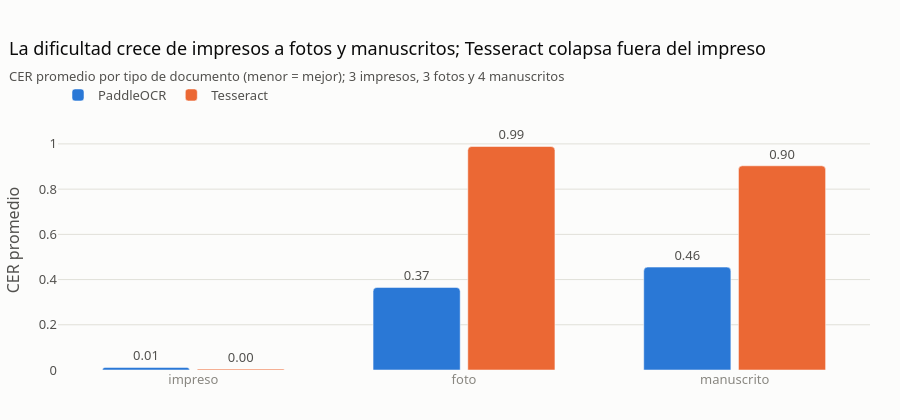

Notebook code cell kept with this figure:
### Code cell
# Gráfico 2 — CER promedio por tipo documental
fig = go.Figure()
for modelo, color in COLOR_OCR.items():
    vals = [r_ocr.loc[modelo, f"promedio_{t}"] for t in ORDEN_TIPO]
    fig.add_trace(go.Bar(x=ORDEN_TIPO, y=vals, name=modelo, marker=dict(color=color, cornerradius=4),
                         text=[f"{v:.2f}" for v in vals], textposition="outside", textfont=dict(color=TINTA2),
                         hovertemplate="%{x} · " + modelo + ": CER medio %{y:.3f}<extra></extra>"))
fig.update_layout(barmode="group", height=420,
    title=dict(text="La dificultad crece de impresos a fotos y manuscritos; Tesseract colapsa fuera del impreso",
               subtitle=dict(text="CER promedio por tipo de documento (menor = mejor); 3 impresos, 3 fotos y 4 manuscritos")),
    yaxis=dict(title="CER promedio", range=[0, 1.15]), xaxis=dict(title=None))
fig.show()

### Figure 1 — Plotly figure (JSON) as saved in the notebook; plotly's stock layout.template omitted (floating-point values rounded to 4 significant figures)
{"data": [{"hovertemplate": "%{x} · PaddleOCR: CER medio %{y:.3f}<extra></extra>", "marker": {"color": "#2a78d6", "cornerradius": 4}, "name": "PaddleOCR", "text": ["0.01", "0.37", "0.46"], "textfont": {"color": "#52514e"}, "textposition": "outside", "type": "bar", "x": ["impreso", "foto", "manuscrito"], "y": [0.01145, 0.3654, 0.4552]}, {"hovertemplate": "%{x} · Tesseract: CER medio %{y:.3f}<extra></extra>", "marker": {"color": "#eb6834", "cornerradius": 4}, "name": "Tesseract", "text": ["0.00", "0.99", "0.90"], "textfont": {"color": "#52514e"}, "textposition": "outside", "type": "bar", "x": ["impreso", "foto", "manuscrito"], "y": [0.003922, 0.9887, 0.9032]}], "layout": {"barmode": "group", "height": 420, "title": {"subtitle": {"text": "CER promedio por tipo de documento (menor = mejor); 3 impresos, 3 fotos y 4 manuscritos"}, "text": "La dificultad crece de impresos a fotos y manuscritos; Tesseract colapsa fuera del impreso"}, "xaxis": {"title": {}}, "yaxis": {"range": [0, 1.15], "title": {"text": "CER promedio"}}}}
